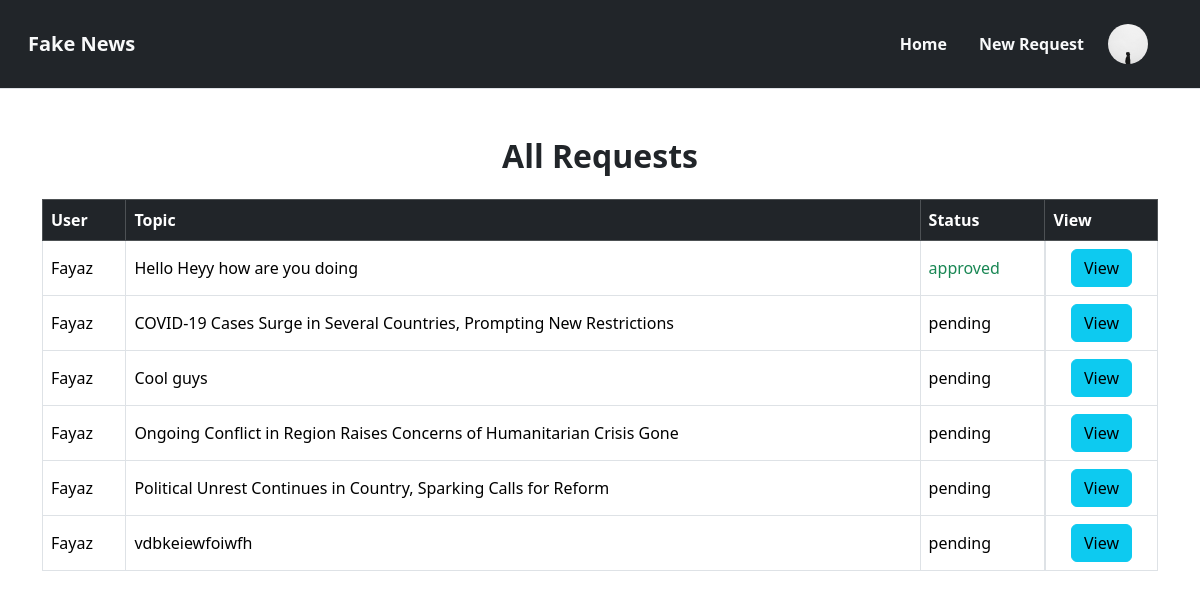
The app's page /user/ (signed in), older data.
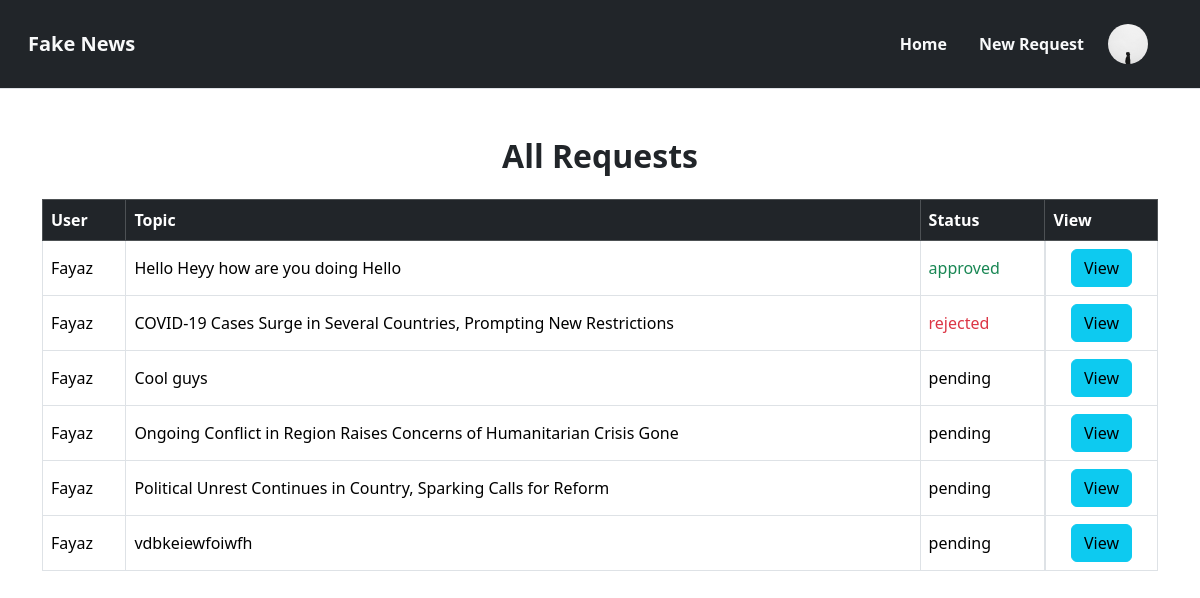
The same page, newer data.
### user/models.py (models this page shows, shortened)
class UserRequest(models.Model):
    owner = models.ForeignKey(
        User, on_delete=models.CASCADE, related_name="request")
    text = models.CharField(max_length=500, blank=True)
    image = models.ImageField(upload_to='images', blank=True)
    options = (
        ("pending", "pending"), ("approved", "approved"), ("rejected", "rejected")
    )
    status = models.CharField(
        max_length=200, choices=options, default="pending", blank=True)
    created_at = models.DateField(auto_now_add=True)
    updated_at = models.DateField(auto_now=True)
    is_active = models.BooleanField(default=True)

### user/views.py (the view)
# urls.py: path('user/', views.UserIndexView.as_view(), name='user-home'),
class UserIndexView(ListView):
    model = UserRequest
    template_name = "user-index.html"
    context_object_name = "data"
    def get_queryset(self):
        return super().get_queryset().filter(owner=self.request.user)

### user/templates/user-index.html (shortened to what this page needs)
{% load static %}
<!DOCTYPE html>
<html lang="en">
<head>
    {% include "header.html" %}
</head>
<body>
    {% include "nav-bar.html" %}
    <div class="container mt-5">
        <h2 class="text-center mb-4 fw-bolder ">All Requests</h2>
        <div class="table-responsive">
            <table class="table  table-bordered">
                <thead class="bg-black">
                    <tr class="table-dark">
                        <th class="align-middle">User</th>
                        <th class="align-middle">Topic</th>
                        <th class="align-middle">Status</th>
                        <th class="align-middle">View</th>
                    </tr>
                </thead>
                <tbody>
                    {% for d in data %}
                    <tr>
                        <td class="align-middle"> {{d.owner}} </td>
                        <td class="align-middle"> {{d.text}} </td>
                        {% if d.status == "pending" %}
                        <td class="align-middle  "> {{d.status}} </td>
                        {% elif d.status == "approved" %}
                        <td class="align-middle text-success  "> {{d.status}} </td>
                        {% else %}
                        <td class="align-middle text-danger"> {{d.status}} </td>
                        {% endif %}
                        <td class="align-middle d-flex justify-content-center "><a
                                href="{% url 'view-request' d.id %}" class="btn btn-info ">View</a></td>
                    </tr>
                    {% endfor %}
                </tbody>
            </table>
        </div>
    </div>
</body>
</html>

Row changes from the older to the newer data that the page shows:
changed UserRequest "approved": text "Hello Heyy how are you doing" → "Hello Heyy how are you doing Hello"
changed UserRequest "COVID-19 Cases Surge in Several Countries, Prompting New Restrictions": status "pending" → "rejected"
